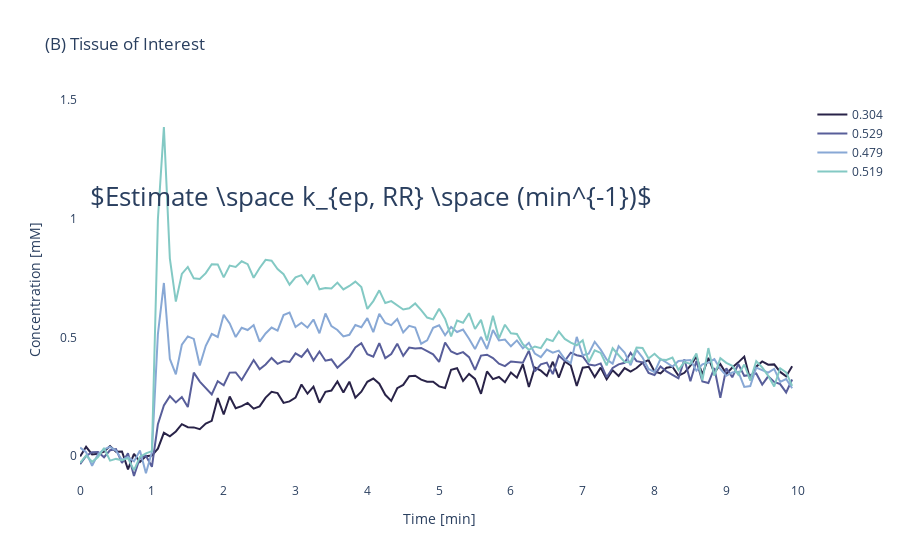

Notebook source saved alongside this figure:
### Markdown cell above
* (B) Tissue of Interest <a name="tissue-of-interest"></a>

### Code cell
%get Ct --from MATLAB
%get t --from MATLAB
%get idx --from MATLAB
%get estKepRR --from MATLAB
%get pkCE --from MATLAB


# Matlab's indexing starts at 1, whereas Python's starts from 0, so we need to
# lower all the indexes in idx by one to match the approprate data from the array

for i in range(idx.size):
    idx[i] = idx[i]-1

    
fig = go.Figure()

palette_lines = cycle(px.colors.qualitative.Plotly)
palette_labels = cycle(px.colors.qualitative.Plotly)
line_colours = cycle(['#292348','#585E9A','#88A8D5','#83C9C4'])
pkCE_index = cycle([4, 9, 14, 19])

pkCE_reshaped = np.ravel(pkCE)


for el in idx:
    reshaped_Ct = np.reshape(Ct[:,el], 120)
    final_Ct = np.squeeze(np.asarray(reshaped_Ct))
    trace_label = round(pkCE_reshaped[next(pkCE_index)], 3)
    fig.add_trace(go.Scatter(name=str(trace_label),
                             x=t, 
                             y=final_Ct, 
                             mode='lines',
                             line_color=next(line_colours)))

fig.update_layout(title='(B) Tissue of Interest',
                   xaxis=dict(title='Time [min]',
                              showline=True,
                              range=[0, 10],
                              tickvals=[0, 1, 2, 3, 4, 5, 6, 7, 8, 9, 10]),
                   yaxis=dict(title='Concentration [mM]',
                              showline=True,
                              range=[-0.1, 1.5],
                              tickvals=[0, 0.5, 1, 1.5]),
                   plot_bgcolor="#fff",
)

fig.add_annotation(text=r'$Estimate \space k_{ep, RR} \space (min^{-1})$',
                  xref="paper", yref="paper",
                  x=0.8, y=0.8, showarrow=False, font = dict(size = 26))


fig.show()
